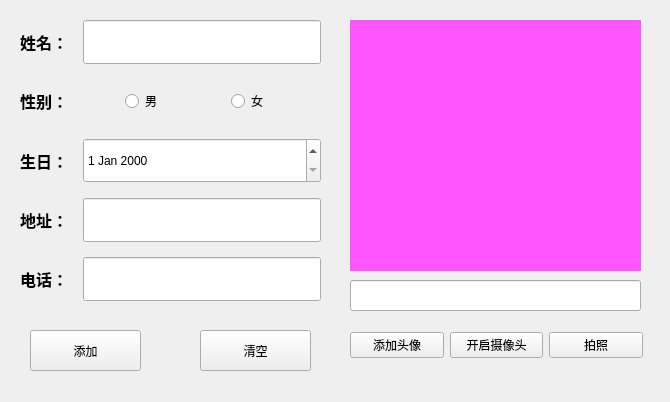
<?xml version="1.0" encoding="UTF-8"?>
<ui version="4.0">
 <class>RegisterWin</class>
 <widget class="QWidget" name="RegisterWin">
  <property name="geometry">
   <rect>
    <x>0</x>
    <y>0</y>
    <width>670</width>
    <height>402</height>
   </rect>
  </property>
  <property name="windowTitle">
   <string>Form</string>
  </property>
  <widget class="QPushButton" name="pushButton_add">
   <property name="geometry">
    <rect>
     <x>30</x>
     <y>330</y>
     <width>111</width>
     <height>41</height>
    </rect>
   </property>
   <property name="text">
    <string>添加</string>
   </property>
  </widget>
  <widget class="QPushButton" name="pushButton_clear">
   <property name="geometry">
    <rect>
     <x>200</x>
     <y>330</y>
     <width>111</width>
     <height>41</height>
    </rect>
   </property>
   <property name="text">
    <string>清空</string>
   </property>
  </widget>
  <widget class="QLabel" name="label_headpic">
   <property name="geometry">
    <rect>
     <x>350</x>
     <y>20</y>
     <width>291</width>
     <height>251</height>
    </rect>
   </property>
   <property name="styleSheet">
    <string notr="true">background-color: rgb(255, 85, 255);</string>
   </property>
   <property name="text">
    <string/>
   </property>
  </widget>
  <widget class="QLineEdit" name="lineEdit_picfile">
   <property name="geometry">
    <rect>
     <x>350</x>
     <y>280</y>
     <width>291</width>
     <height>31</height>
    </rect>
   </property>
  </widget>
  <widget class="QWidget" name="">
   <property name="geometry">
    <rect>
     <x>20</x>
     <y>20</y>
     <width>301</width>
     <height>281</height>
    </rect>
   </property>
   <layout class="QVBoxLayout" name="verticalLayout">
    <property name="spacing">
     <number>15</number>
    </property>
    <item>
     <layout class="QHBoxLayout" name="horizontalLayout">
      <item>
       <widget class="QLabel" name="label_name">
        <property name="font">
         <font>
          <family>Alimama ShuHeiTi</family>
          <pointsize>12</pointsize>
          <weight>75</weight>
          <bold>true</bold>
         </font>
        </property>
        <property name="text">
         <string>姓名：</string>
        </property>
       </widget>
      </item>
      <item>
       <widget class="QLineEdit" name="lineEdit_name">
        <property name="sizePolicy">
         <sizepolicy hsizetype="Expanding" vsizetype="Expanding">
          <horstretch>0</horstretch>
          <verstretch>0</verstretch>
         </sizepolicy>
        </property>
       </widget>
      </item>
     </layout>
    </item>
    <item>
     <layout class="QHBoxLayout" name="horizontalLayout_2">
      <item>
       <widget class="QLabel" name="label_sex">
        <property name="font">
         <font>
          <family>Alimama ShuHeiTi</family>
          <pointsize>12</pointsize>
          <weight>75</weight>
          <bold>true</bold>
         </font>
        </property>
        <property name="text">
         <string>性别：</string>
        </property>
       </widget>
      </item>
      <item>
       <widget class="QRadioButton" name="radioButton_male">
        <property name="sizePolicy">
         <sizepolicy hsizetype="Minimum" vsizetype="Expanding">
          <horstretch>0</horstretch>
          <verstretch>0</verstretch>
         </sizepolicy>
        </property>
        <property name="text">
         <string>男</string>
        </property>
       </widget>
      </item>
      <item>
       <widget class="QRadioButton" name="radioButton_female">
        <property name="sizePolicy">
         <sizepolicy hsizetype="Minimum" vsizetype="Expanding">
          <horstretch>0</horstretch>
          <verstretch>0</verstretch>
         </sizepolicy>
        </property>
        <property name="text">
         <string>女</string>
        </property>
       </widget>
      </item>
     </layout>
    </item>
    <item>
     <layout class="QHBoxLayout" name="horizontalLayout_3">
      <item>
       <widget class="QLabel" name="label_birth">
        <property name="font">
         <font>
          <family>Alimama ShuHeiTi</family>
          <pointsize>12</pointsize>
          <weight>75</weight>
          <bold>true</bold>
         </font>
        </property>
        <property name="text">
         <string>生日：</string>
        </property>
       </widget>
      </item>
      <item>
       <widget class="QDateEdit" name="dateEdit_birth">
        <property name="sizePolicy">
         <sizepolicy hsizetype="Expanding" vsizetype="Expanding">
          <horstretch>0</horstretch>
          <verstretch>0</verstretch>
         </sizepolicy>
        </property>
       </widget>
      </item>
     </layout>
    </item>
    <item>
     <layout class="QHBoxLayout" name="horizontalLayout_4">
      <item>
       <widget class="QLabel" name="label_address">
        <property name="font">
         <font>
          <family>Alimama ShuHeiTi</family>
          <pointsize>12</pointsize>
          <weight>75</weight>
          <bold>true</bold>
         </font>
        </property>
        <property name="text">
         <string>地址：</string>
        </property>
       </widget>
      </item>
      <item>
       <widget class="QLineEdit" name="lineEdit_address">
        <property name="sizePolicy">
         <sizepolicy hsizetype="Expanding" vsizetype="Expanding">
          <horstretch>0</horstretch>
          <verstretch>0</verstretch>
         </sizepolicy>
        </property>
       </widget>
      </item>
     </layout>
    </item>
    <item>
     <layout class="QHBoxLayout" name="horizontalLayout_5">
      <item>
       <widget class="QLabel" name="label_tele">
        <property name="font">
         <font>
          <family>Alimama ShuHeiTi</family>
          <pointsize>12</pointsize>
          <weight>75</weight>
          <bold>true</bold>
         </font>
        </property>
        <property name="text">
         <string>电话：</string>
        </property>
       </widget>
      </item>
      <item>
       <widget class="QLineEdit" name="lineEditl_tele">
        <property name="sizePolicy">
         <sizepolicy hsizetype="Expanding" vsizetype="Expanding">
          <horstretch>0</horstretch>
          <verstretch>0</verstretch>
         </sizepolicy>
        </property>
       </widget>
      </item>
     </layout>
    </item>
   </layout>
  </widget>
  <widget class="QWidget" name="">
   <property name="geometry">
    <rect>
     <x>350</x>
     <y>330</y>
     <width>293</width>
     <height>30</height>
    </rect>
   </property>
   <layout class="QHBoxLayout" name="horizontalLayout_6">
    <item>
     <widget class="QPushButton" name="pushButton_addphoto">
      <property name="text">
       <string>添加头像</string>
      </property>
     </widget>
    </item>
    <item>
     <widget class="QPushButton" name="pushButton_opencamera">
      <property name="text">
       <string>开启摄像头</string>
      </property>
     </widget>
    </item>
    <item>
     <widget class="QPushButton" name="pushButton_takephoto">
      <property name="text">
       <string>拍照</string>
      </property>
     </widget>
    </item>
   </layout>
  </widget>
 </widget>
 <resources/>
 <connections/>
</ui>
